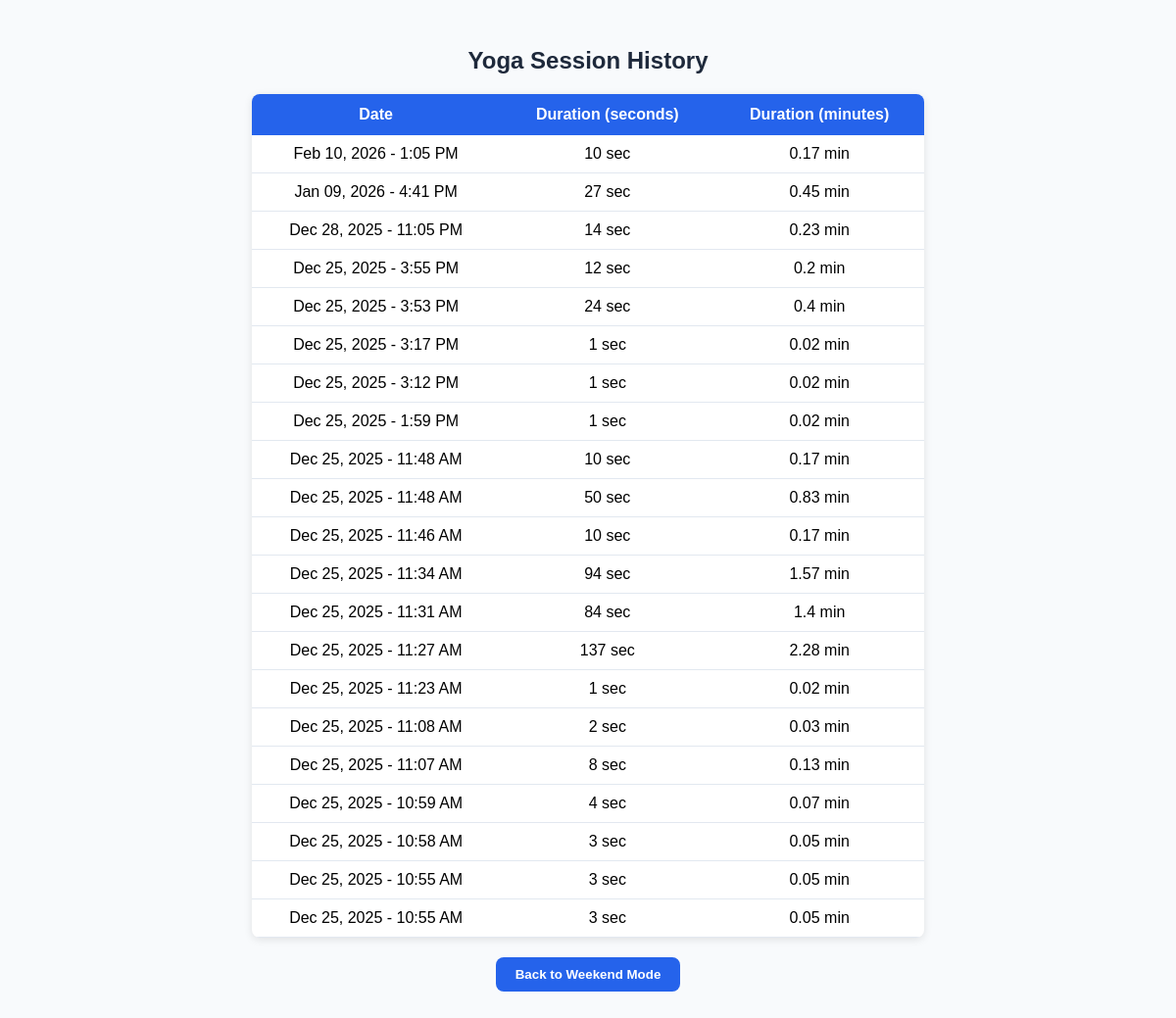
/weekend/history/, run on the app's committed database.
### monitor/models.py (models this page shows, shortened)
class YogaSession(models.Model):
    date = models.DateTimeField(auto_now_add=True)
    duration = models.IntegerField()  # seconds
    @property
    def duration_minutes(self):
        return round(self.duration / 60, 2)

### monitor/views.py (the view)
# urls.py: path("weekend/history/", views.session_history, name="session_history"),
def session_history(request):
    sessions = YogaSession.objects.all().order_by("-date")
    print(f"📊 Loading {sessions.count()} yoga sessions")
    return render(request, "monitor/history.html", {"sessions": sessions})

### monitor/templates/monitor/history.html (shortened to what this page needs)
<!DOCTYPE html>
<html>
<head>
</head>
<body>
    <h2 style="text-align:center; color:#1e293b;">Yoga Session History</h2>
    {% if sessions %}
    <table>
        <thead>
            <tr>
                <th>Date</th>
                <th>Duration (seconds)</th>
                <th>Duration (minutes)</th>
            </tr>
        </thead>
        <tbody>
            {% for s in sessions %}
            <tr>
                <td>{{ s.date|date:"M d, Y - g:i A" }}</td>
                <td>{{ s.duration }} sec</td>
                <td>{{ s.duration_minutes }} min</td>
            </tr>
            {% endfor %}
        </tbody>
    </table>
    {% else %}
    <div class="no-data">
        <p>No yoga sessions recorded yet. Start your first session!</p>
    </div>
    {% endif %}
    <div style="text-align:center; margin-top:20px;">
        <a href="{% url 'weekend_page' %}">
            <button>Back to Weekend Mode</button>
        </a>
    </div>
</body>
</html>

### monitor/templates/monitor/history.html (style rules this page uses)
body { font-family: Arial, sans-serif; padding: 20px; background: #f8fafc; }
table { border-collapse: collapse; margin: 20px auto; width: 60%; background: white; box-shadow: 0 2px 8px rgba(0,0,0,0.1); border-radius: 8px; overflow: hidden; }
th { background: #2563eb; color: white; padding: 12px; text-align: center; }
td { padding: 10px; text-align: center; border-bottom: 1px solid #e2e8f0; }
button { padding: 10px 20px; border-radius: 8px; font-weight: bold; cursor: pointer; border: none; background: #2563eb; color: white; }

### data on the page
YogaSession: date "Feb 10, 2026 - 1:05 PM", duration "10", duration_minutes "0.17"
YogaSession: date "Jan 09, 2026 - 4:41 PM", duration "27", duration_minutes "0.45"
YogaSession: date "Dec 28, 2025 - 11:05 PM", duration "14", duration_minutes "0.23"
YogaSession: date "Dec 25, 2025 - 3:55 PM", duration "12", duration_minutes "0.2"
YogaSession: date "Dec 25, 2025 - 3:53 PM", duration "24", duration_minutes "0.4"
YogaSession: date "Dec 25, 2025 - 3:17 PM", duration "1", duration_minutes "0.02"
YogaSession: date "Dec 25, 2025 - 3:12 PM", duration "1", duration_minutes "0.02"
YogaSession: date "Dec 25, 2025 - 1:59 PM", duration "1", duration_minutes "0.02"
YogaSession: date "Dec 25, 2025 - 11:48 AM", duration "10", duration_minutes "0.17"
YogaSession: date "Dec 25, 2025 - 11:48 AM", duration "50", duration_minutes "0.83"
YogaSession: date "Dec 25, 2025 - 11:46 AM", duration "10", duration_minutes "0.17"
YogaSession: date "Dec 25, 2025 - 11:34 AM", duration "94", duration_minutes "1.57"
YogaSession: date "Dec 25, 2025 - 11:31 AM", duration "84", duration_minutes "1.4"
YogaSession: date "Dec 25, 2025 - 11:27 AM", duration "137", duration_minutes "2.28"
YogaSession: date "Dec 25, 2025 - 11:23 AM", duration "1", duration_minutes "0.02"
YogaSession: date "Dec 25, 2025 - 11:08 AM", duration "2", duration_minutes "0.03"
YogaSession: date "Dec 25, 2025 - 11:07 AM", duration "8", duration_minutes "0.13"
YogaSession: date "Dec 25, 2025 - 10:59 AM", duration "4", duration_minutes "0.07"
YogaSession: date "Dec 25, 2025 - 10:58 AM", duration "3", duration_minutes "0.05"
YogaSession: date "Dec 25, 2025 - 10:55 AM", duration "3", duration_minutes "0.05"
YogaSession: date "Dec 25, 2025 - 10:55 AM", duration "3", duration_minutes "0.05"
